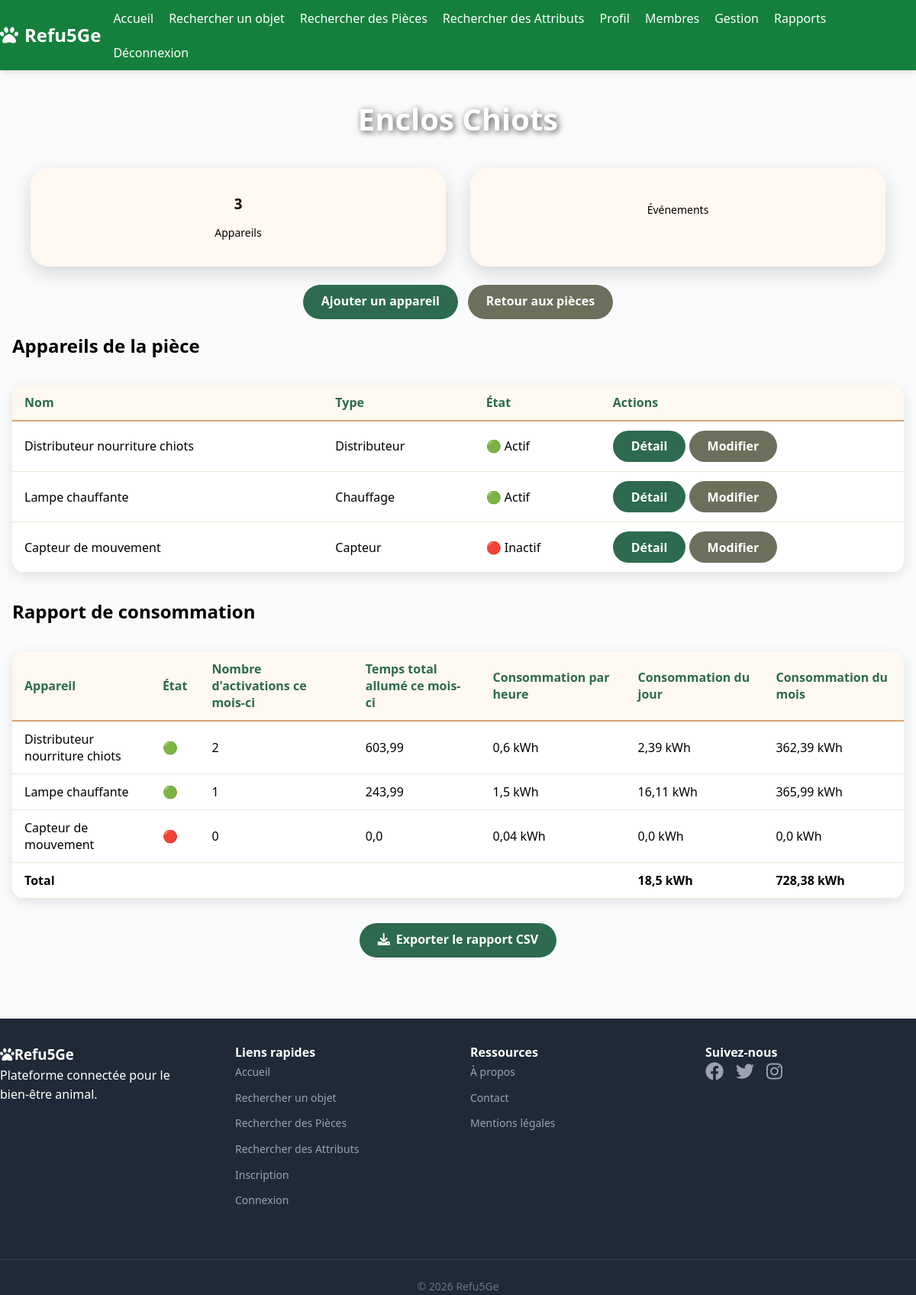
Screenshot of /gestion/rooms/2/ (signed in) with the database file from the repository.
### core/models.py (models this page shows, shortened)
class Room(models.Model):
    id = models.AutoField(primary_key=True)
    name = models.CharField(max_length=100, unique=True)

class Device(models.Model):
    id = models.AutoField(primary_key=True)
    name = models.CharField(max_length=100)
    type = models.CharField(max_length=50)
    description = models.TextField(max_length=200)
    state = models.BooleanField(default=False)
    room = models.ForeignKey(Room, on_delete=models.CASCADE, related_name='devices')
    consumption_per_hour = models.FloatField(default=0.0, validators=[MinValueValidator(0.0)])

### gestion/views.py (the view)
# urls.py: path("rooms/<int:pk>/", views.RoomDetail.as_view(), name="room_detail"),  # pour les details d'une room
class RoomDetail(LoginRequiredMixin, DetailView):
    model = Room
    template_name = "gestion/room_detail.html"
    context_object_name = "room"
    def get_context_data(self, **kwargs):
        context = super().get_context_data(**kwargs)
        from rapports.views import get_monthly_device_report
        context["monthly_report"] = get_monthly_device_report(self.object)
        return context

### rapports/views.py (called while the page is built)
def _compute_active_time(device, logs, start, end) -> tuple[timedelta, int]:
    active_time = timedelta()
    activation_count = 0
    previous_log = device.logs.filter(date__lt=start).order_by("-date").first()
    current_state = bool(previous_log.state) if previous_log else False
    active_since = start if current_state else None
    for log in logs:
        if log.state == current_state:
            continue
        if log.state:
            current_state = True
            activation_count += 1
            active_since = log.date
        else:
            if active_since is not None:
                active_time += log.date - active_since
            current_state = False
            active_since = None
    if current_state and active_since is not None:
        active_time += end - active_since
    return active_time, activation_count

### templates/gestion/room_detail.html (shortened to what this page needs)
{% extends "base.html" %}
{% block body_class %}auth-page{% endblock %}
{% block content %}
<div class="auth-content">
    <div class="userlist-container">
        <h1 class="userlist-title">{{ room.name }}</h1>
        <div class="cards-grid mb-6">
            <div class="card text-center">
                <h3>{{ room.devices.count }}</h3>
                <p class="text-sm text-gray-600">Appareils</p>
            </div>
            <div class="card text-center">
                <p class="text-sm text-gray-600">Événements</p>
            </div>
        </div>
        <div class="btn-row mb-4">
            {% if user.profile.level == 'manager' %}
                <a href="{% url 'room_device_add' room.id %}" class="btn btn-primary">Ajouter un appareil</a>
            {% endif %}
            <a href="{% url 'all_rooms' %}" class="btn btn-secondary">Retour aux pièces</a>
        </div>
        <h2 class="text-xl font-semibold mt-4 mb-2">Appareils de la pièce</h2>
        <div class="table-wrapper mb-6">
            <table>
                <thead>
                    <tr>
                        <th>Nom</th>
                        <th>Type</th>
                        <th>État</th>
                        <th>Actions</th>
                    </tr>
                </thead>
                <tbody>
                    {% for device in room.devices.all %}
                    <tr>
                        <td>{{ device.name }}</td>
                        <td>{{ device.type }}</td>
                        <td>{% if device.state %}🟢 Actif{% else %}🔴 Inactif{% endif %}</td>
                        <td>
                            <a href="{% url 'item_detail' device.id %}" class="btn btn-primary btn-sm">Détail</a>
                            {% if user.profile.level == 'manager' %}
                                <a href="{% url 'edit_object' 'Device' device.id %}" class="btn btn-secondary btn-sm">Modifier</a>
                            {% endif %}
                        </td>
                    </tr>
                    {% empty %}
                    <tr><td colspan="4">Aucun appareil dans cette pièce.</td></tr>
                    {% endfor %}
                </tbody>
            </table>
        </div>
        <h2 class="text-xl font-semibold mt-6 mb-2">Rapport de consommation</h2>
        <div class="table-wrapper mb-6">
            <table>
                <thead>
                    <tr>
                        <th>Appareil</th>
                        <th>État</th>
                        <th>Nombre d'activations ce mois-ci</th>
                        <th>Temps total allumé ce mois-ci</th>
                        <th>Consommation par heure</th>
                        <th>Consommation du jour</th>
                        <th>Consommation du mois</th>
                    </tr>
                </thead>
                <tbody>
                    {% for item in monthly_report.items %}
                    <tr>
                        <td>{{ item.device.name }}</td>
                        <td>{% if item.device.state %}🟢{% else %}🔴{% endif %}</td>
                        <td>{{ item.activation_count }}</td>
                        <td>{{ item.month_hours }}</td>
                        <td>{{ item.consumption_per_hour }} kWh</td>
                        <td>{{ item.day_consumption }} kWh</td>
                        <td>{{ item.month_consumption }} kWh</td>
                    </tr>
                    {% empty %}
                    <tr><td colspan="7">Aucune donnée disponible pour ce mois.</td></tr>
                    {% endfor %}
                    <tr class="font-bold">
                        <td colspan="5"><strong>Total</strong></td>
                        <td><strong>{{ monthly_report.total_day_consumption }} kWh</strong></td>
                        <td><strong>{{ monthly_report.total_month_consumption }} kWh</strong></td>
                    </tr>
                </tbody>
            </table>
        </div>
        <div class="text-center mt-4">
            <a href="/rapports/piece/{{ room.id }}/csv/" class="btn btn-primary">
                <i class="fas fa-download mr-2"></i>Exporter le rapport CSV
            </a>
        </div>
    </div>
</div>
{% endblock %}

### static/css/styles.css (style rules this page uses)
:root { --green-primary: #16a34a; --green-dark: #15803d; --gray-bg: #f9fafb; --white: #ffffff; --amber: #b45f2a; --cream: #fef7e0; --text-dark: #421f1f; --green-main: #2d6a4f; }
*, *::before, *::after { box-sizing: border-box; margin: 0; padding: 0; }
html, body { font-family: 'Segoe UI', system-ui, sans-serif; line-height: 1.6; background-color: var(--gray-bg); }
body { display: flex; flex-direction: column; min-height: 100vh; }
a, button { transition: all 0.2s ease-in-out; }
.auth-page { background-image: url('https://images.unsplash.com/photo-1548199973-03cce0bbc87b?ixlib=rb-4.0.3&auto=format&fit=crop&w=1350&q=80'); background-size: cover; background-position: center; background-attachment: fixed; }
.auth-content { display: flex; align-items: center; justify-content: center; min-height: calc(100vh - 200px); padding: 2rem 1rem; }
.card { background-color: rgba(255, 248, 240, 0.92); max-width: 500px; width: 100%; padding: 2.5rem 2rem; border-radius: 1.5rem; box-shadow: 0 8px 25px rgba(0, 0, 0, 0.15); margin: 0 auto; }
.btn { display: inline-block; padding: 0.6rem 1.5rem; border-radius: 999px; font-weight: 700; text-decoration: none; transition: background 0.3s, transform 0.2s; font-size: 1rem; cursor: pointer; border: none; text-align: center; }
.btn-primary { background: #2d6a4f; color: white; }
.btn-secondary { background: #6b705c; color: white; }
.btn-row { display: flex; gap: 0.8rem; justify-content: center; margin-top: 1.5rem; flex-wrap: wrap; }
.cards-grid { display: grid; grid-template-columns: repeat(auto-fit, minmax(280px, 1fr)); gap: 2rem; margin-top: 2rem; padding: 0 1.5rem; max-width: 1200px; margin-left: auto; margin-right: auto; }
.userlist-container { width: 100%; max-width: 1200px; margin: 0 auto; }
.cards-grid .card { max-width: none; padding: 2rem 1.5rem; display: flex; flex-direction: column; align-items: center; gap: 0.8rem; }
.userlist-title { text-align: center; font-size: 2.5rem; font-weight: 800; color: white; text-shadow: 2px 2px 8px rgba(0, 0, 0, 0.7); margin-bottom: 1.5rem; }
.mb-4 { margin-bottom: 1rem; }
.mr-2 { margin-right: 0.5rem; }
.text-center { text-align: center; }
.text-sm { font-size: 0.875rem; }
.font-bold { font-weight: 700; }
.font-semibold { font-weight: 600; }
.table-wrapper { background: white; border-radius: 1rem; box-shadow: 0 4px 15px rgba(0, 0, 0, 0.1); overflow: hidden; margin: 2rem 0; }
table { width: 100%; border-collapse: collapse; }
th { background-color: #fdf8f0; padding: 0.75rem 1rem; text-align: left; font-weight: 700; color: #2d6a4f; border-bottom: 2px solid #d4a373; }
td { padding: 0.75rem 1rem; border-bottom: 1px solid #f0e5d8; }

### rows the page displays
Room: name "Enclos Chiots", devices.count "3"
Device: name "Distributeur nourriture chiots", type "Distributeur", state "🟢 Actif", device.name "Distributeur nourriture chiots", activation_count "2", month_hours "603,99", consumption_per_hour "0,6", day_consumption "2,39", month_consumption "362,39"
Device: name "Lampe chauffante", type "Chauffage", shows "🟢 Actif", device.name "Lampe chauffante", activation_count "1", month_hours "243,99", consumption_per_hour "1,5", day_consumption "16,11", month_consumption "365,99"
Device: name "Capteur de mouvement", type "Capteur", shows "🔴 Inactif", device.name "Capteur de mouvement", activation_count "0", month_hours "0,0", consumption_per_hour "0,04", day_consumption "0,0", month_consumption "0,0"

### other values shown
{{ monthly_report.total_day_consumption }} "18,5"
{{ monthly_report.total_month_consumption }} "728,38"
